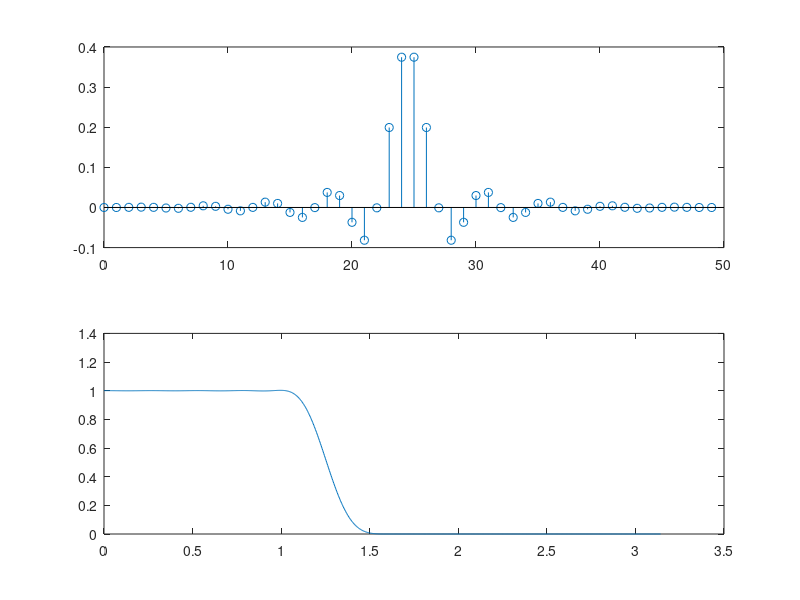

MATLAB code for this plot:
clear variables; close all;
Omegap = pi/3; 
Omegas = pi/2; 
deltap = 1; 
deltas = .01;
Lh = 50; 
K = 10*Lh; 
k = (0:K-1); 
Omegak = k*2*pi/K;
Q = (Omegak<=Omegap)/((deltap/2)^2)+(Omegak>=Omegas)/(deltas^2);
Q(fix(K/2)+2:end) = Q(round(K/2):-1:2);
Hd = 1.0*(Omegak<=Omegap).*exp(-1j*k*pi*(Lh-1)/K);
Hd(fix(K/2)+2:end) = conj(Hd(round(K/2):-1:2));
l = (0:Lh-1)'; a = exp(1j*l*Omegak)*Q.'/K; b = exp(1j*l*Omegak)*(Hd.*Q/K).';
A = toeplitz(a); h = (A\b);
n = (0:Lh-1)'; subplot(211); stem(n,h);
Omega = linspace(0,pi,1001); H = polyval(h,exp(1j*Omega)).*exp(-1j*(Lh-1)*Omega);
subplot(212); plot(Omega,abs(H));
%hold on; plot(linspace(0,max(Omega),length(Hd)),abs(Hd),'k');

